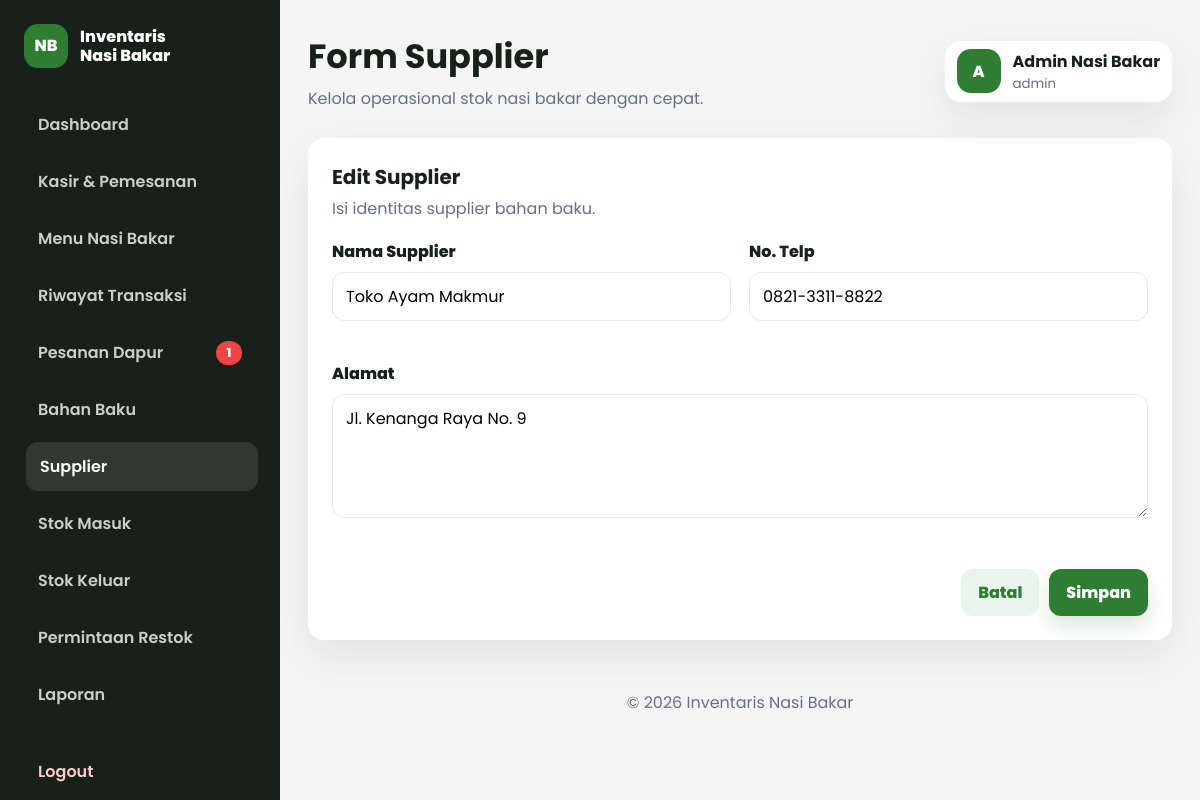
Screenshot of /dashboard/supplier/form.php?id=2 (signed in) with the database file from the repository.
### tables this page shows
CREATE TABLE supplier (
    id INT AUTO_INCREMENT PRIMARY KEY,
    nama_supplier VARCHAR(120) NOT NULL,
    no_telp VARCHAR(30) NOT NULL,
    alamat TEXT NOT NULL
);

### includes/functions.php (called while the page is built, shortened)
<?php
function e(?string $value): string
{
    return htmlspecialchars((string) $value, ENT_QUOTES, 'UTF-8');
}
function fetch_one_stmt(mysqli_stmt $stmt): ?array
{
    mysqli_stmt_execute($stmt);
    $result = mysqli_stmt_get_result($stmt);
    $row = mysqli_fetch_assoc($result);
    return $row ?: null;
}

### dashboard/supplier/form.php (the view, shortened to what this page needs)
<?php
require_once __DIR__ . '/../../config/koneksi.php';
require_once __DIR__ . '/../../includes/functions.php';
$id = (int) ($_GET['id'] ?? 0);
$data = ['nama_supplier' => '', 'no_telp' => '', 'alamat' => ''];
if ($id > 0) {
    $stmt = mysqli_prepare($conn, 'SELECT * FROM supplier WHERE id = ?');
    mysqli_stmt_bind_param($stmt, 'i', $id);
    $data = fetch_one_stmt($stmt) ?: $data;
}
include __DIR__ . '/../../includes/header.php';
?>
<section class="panel form-panel">
    <div class="panel-header">
        <div>
            <h2><?= $id ? 'Edit Supplier' : 'Tambah Supplier'; ?></h2>
            <p>Isi identitas supplier bahan baku.</p>
        </div>
    </div>
    <form class="data-form" action="simpan.php" method="post" data-validate>
        <div class="form-grid">
            <div class="form-group">
                <label for="nama_supplier">Nama Supplier</label>
                <input id="nama_supplier" name="nama_supplier" value="<?= e($data['nama_supplier']); ?>" required>
                <small class="error-message"></small>
            </div>
            <div class="form-group">
                <label for="no_telp">No. Telp</label>
                <input id="no_telp" name="no_telp" value="<?= e($data['no_telp']); ?>" required>
                <small class="error-message"></small>
            </div>
            <div class="form-group full">
                <label for="alamat">Alamat</label>
                <textarea id="alamat" name="alamat" rows="4" required><?= e($data['alamat']); ?></textarea>
                <small class="error-message"></small>
            </div>
        </div>
        <div class="form-actions">
            <a class="btn btn-secondary" href="index.php">Batal</a>
            <button class="btn btn-primary" type="submit">Simpan</button>
        </div>
    </form>
</section>
<?php include __DIR__ . '/../../includes/footer.php'; ?>

### assets/css/dashboard.css (style rules this page uses)
:root { --primary: #2E7D32; --primary-dark: #1B5E20; --secondary: #F5F5F5; --accent: #FFC107; --danger: #EF4444; --text: #17211A; --muted: #667085; --border: #E4EAE5; --white: #FFFFFF; --shadow: 0 16px 40px rgba(22, 39, 24, 0.09); }
* { box-sizing: border-box; }
body { margin: 0; font-family: "Poppins", sans-serif; color: var(--text); background: var(--secondary); overflow-x: hidden; }
a { color: inherit; text-decoration: none; }
button, input, textarea, select { font: inherit; }
.stat-card, .panel { border-radius: 16px; background: var(--white); box-shadow: var(--shadow); }
.panel { padding: 24px; margin-bottom: 24px; }
.panel-header { display: flex; align-items: center; justify-content: space-between; gap: 16px; margin-bottom: 18px; min-width: 0; }
.panel-header h2 { margin: 0; font-size: 1.25rem; overflow-wrap: anywhere; }
.panel-header p { margin: 4px 0 0; color: var(--muted); }
.btn, .btn-small { min-height: 44px; display: inline-flex; align-items: center; justify-content: center; border: 1px solid transparent; border-radius: 12px; padding: 10px 16px; font-weight: 800; cursor: pointer; transition: background 0.2s ease, transform 0.2s ease, box-shadow 0.2s ease; text-align: center; white-space: normal; }
.btn-primary { background: var(--primary); color: var(--white); box-shadow: 0 10px 20px rgba(46, 125, 50, 0.18); }
.btn-secondary { background: #E9F5EC; color: var(--primary); }
.data-form { width: 100%; }
.form-grid { display: grid; grid-template-columns: repeat(2, minmax(0, 1fr)); gap: 18px; }
.form-group.full { grid-column: 1 / -1; }
.form-group label { display: block; margin-bottom: 8px; font-weight: 800; }
.form-group input, .form-group select, .form-group textarea { width: 100%; min-height: 46px; border: 1px solid var(--border); border-radius: 12px; padding: 11px 13px; background: var(--white); outline: none; transition: border-color 0.2s ease, box-shadow 0.2s ease; }
.form-group textarea { resize: vertical; }
.error-message { min-height: 18px; display: block; margin-top: 4px; color: var(--danger); font-size: 0.82rem; }
.form-actions { display: flex; justify-content: flex-end; gap: 10px; margin-top: 22px; }

### rows the page displays
supplier: nama_supplier "Toko Ayam Makmur", no_telp "0821-3311-8822", alamat "Jl. Kenanga Raya No. 9"

### other values shown
$sidebarNotifPesananBaru "1"
$pageTitle "Form Supplier"
$initial "A"
$adminName "Admin Nasi Bakar"
$roleLabel "admin"
